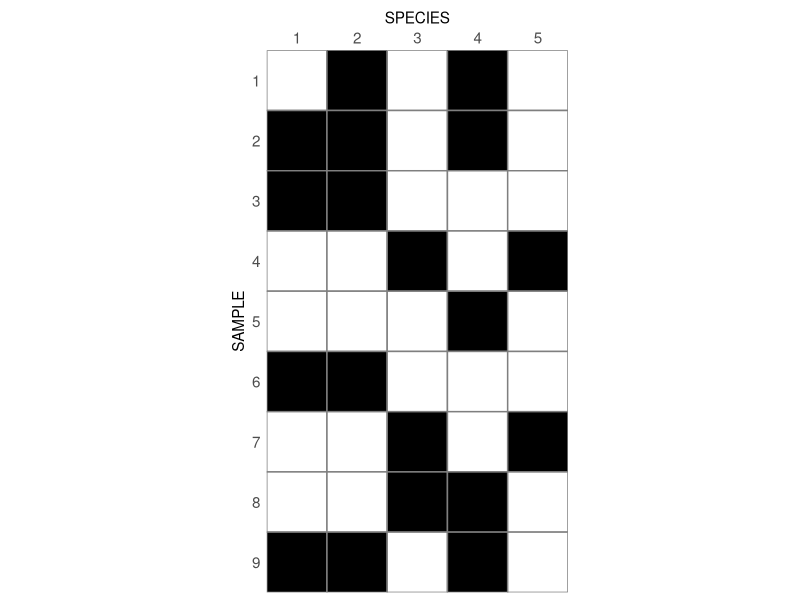
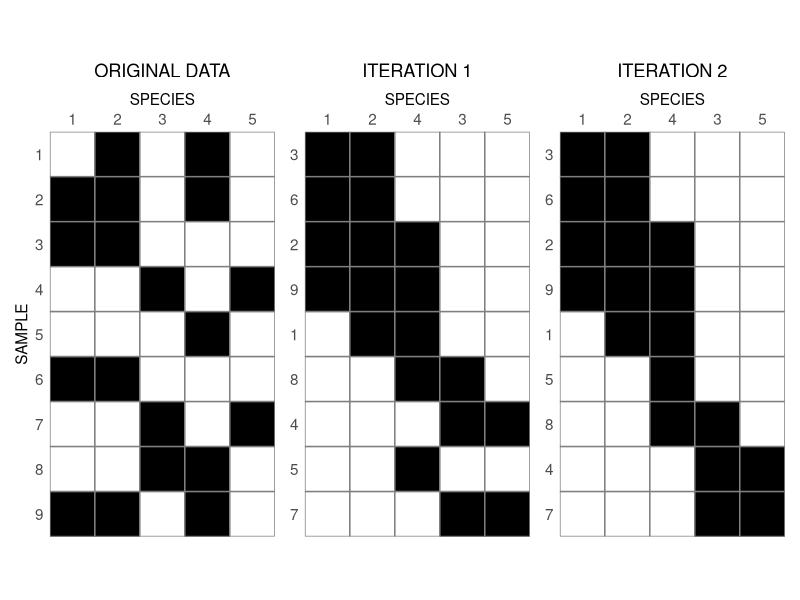
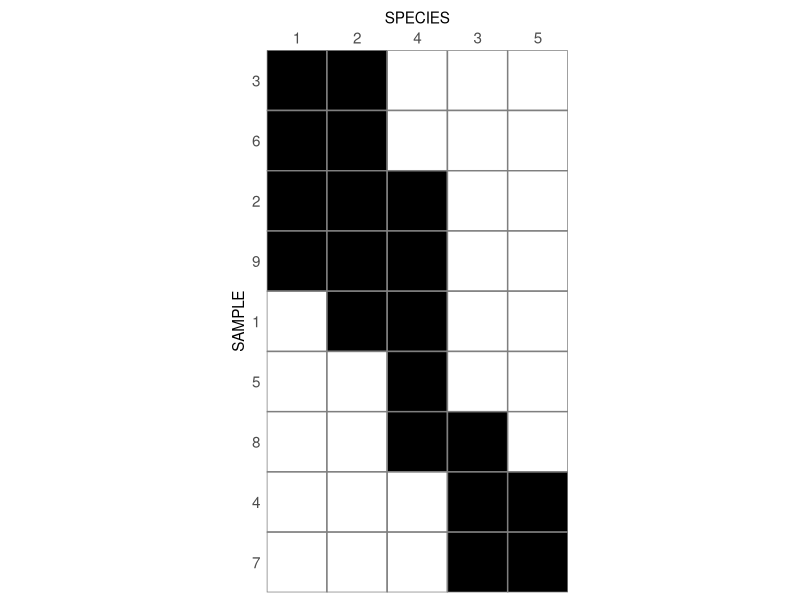

These charts were generated, in order, by the following R code:
## ---- chunk 1

M <- matrix(
  c(
    0, 1, 0, 1, 0,
    1, 1, 0, 1, 0,
    1, 1, 0, 0, 0,
    0, 0, 1, 0, 1,
    0, 0, 0, 1, 0,
    1, 1, 0, 0, 0,
    0, 0, 1, 0, 1,
    0, 0, 1, 1, 0,
    1, 1, 0, 1, 0
  ), 
  nrow = 9, 
  byrow = TRUE
)

colnames(M) <- 1:5
rownames(M) <- 1:9

## ---- chunk 2
#| fig-height: 3.5

library(ggplot2)

mplot <- function(x, ...){
  
  d <- data.frame(
    x = rep(1:ncol(x), each = nrow(x)),
    y = rep(nrow(x):1, ncol(x)),
    z = as.integer(x)
  )

  ggplot(d, aes(x, y, fill = factor(z))) +
    geom_tile(col = "grey50", linewidth = 0.5) +
    scale_fill_manual(values = c("0" = "white", "1" = "black")) +
    coord_equal(expand = FALSE) +
    labs(
      x = "SPECIES",
      y = "SAMPLE"
    ) +
    scale_x_continuous(
      breaks = 1:ncol(x), 
      labels = colnames(x),
      position = "top"
    ) +
    scale_y_continuous(
      breaks = 1:nrow(x), 
      labels = rev(rownames(x))
    ) +
    theme(
      axis.text = element_text(size = rel(1)),
      axis.ticks = element_blank(),
      legend.position = "none",
      plot.title = element_text(hjust = 0.5)
    )
  
}

mplot(M)

## ---- chunk 3

increase_focus <- function(x){
  
  # step 1: calculate mean column position (mcp) of presences across rows
  mcp <- apply(
    x, 
    MARGIN = 1, 
    FUN = \(z){ mean(which(z == 1)) }, 
    simplify = FALSE
  ) |> unlist()
  
  # step 2: sort rows by mcp
  x <- x[order(mcp), ]
  
  # step 3: calculate mean row position (mrp) of presences across columns
  mrp <- apply(
    x, 
    MARGIN = 2, 
    FUN = \(z){ mean(which(z == 1)) }, 
    simplify = FALSE
  ) |> unlist()
  
  # step 4: sort columns by mrp
  x[, order(mrp)]
  
}

## ---- chunk 4
#| fig-height: 3.5

library(patchwork)

og <- mplot(M) + 
  ggtitle("ORIGINAL DATA")

i1 <- mplot(increase_focus(M)) +
  ggtitle("ITERATION 1") +
  theme(axis.title.y = element_blank())

i2 <- mplot(increase_focus(increase_focus(M))) + 
  ggtitle("ITERATION 2") +
  theme(axis.title.y = element_blank())

og + i1 + i2

## ---- chunk 5

concentrate <- function(x){
  
  old <- x
  
  not_identical <- TRUE
  
  while(not_identical){
    
    new <- increase_focus(old)
    
    not_identical <- !identical(old, new)
    
    old <- new
    
  }
  
  new
  
}

## ---- chunk 6
#| fig-height: 3.5

M |> concentrate() |> mplot()

